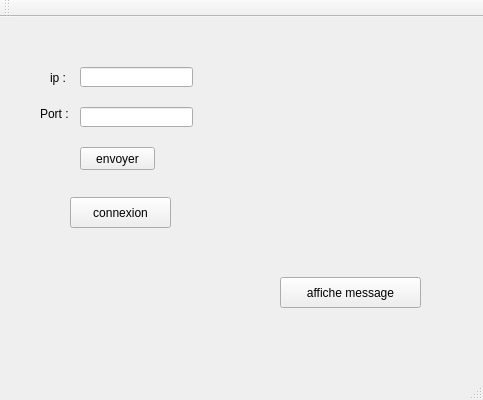
<?xml version="1.0" encoding="UTF-8"?>
<ui version="4.0">
 <class>QtWidgetsApplication1Class</class>
 <widget class="QMainWindow" name="QtWidgetsApplication1Class">
  <property name="geometry">
   <rect>
    <x>0</x>
    <y>0</y>
    <width>483</width>
    <height>400</height>
   </rect>
  </property>
  <property name="windowTitle">
   <string>QtWidgetsApplication1</string>
  </property>
  <widget class="QWidget" name="centralWidget">
   <widget class="QPushButton" name="pushButton">
    <property name="geometry">
     <rect>
      <x>280</x>
      <y>260</y>
      <width>141</width>
      <height>31</height>
     </rect>
    </property>
    <property name="text">
     <string>affiche message</string>
    </property>
   </widget>
   <widget class="QLabel" name="label">
    <property name="geometry">
     <rect>
      <x>210</x>
      <y>20</y>
      <width>361</width>
      <height>111</height>
     </rect>
    </property>
    <property name="text">
     <string/>
    </property>
   </widget>
   <widget class="QPushButton" name="connexion">
    <property name="geometry">
     <rect>
      <x>70</x>
      <y>180</y>
      <width>101</width>
      <height>31</height>
     </rect>
    </property>
    <property name="text">
     <string>connexion</string>
    </property>
   </widget>
   <widget class="QLineEdit" name="IPlineEdit">
    <property name="geometry">
     <rect>
      <x>80</x>
      <y>50</y>
      <width>113</width>
      <height>20</height>
     </rect>
    </property>
    <property name="focusPolicy">
     <enum>Qt::WheelFocus</enum>
    </property>
    <property name="styleSheet">
     <string notr="true"/>
    </property>
    <property name="inputMask">
     <string/>
    </property>
    <property name="text">
     <string/>
    </property>
    <property name="placeholderText">
     <string/>
    </property>
   </widget>
   <widget class="QLineEdit" name="portlineEdit">
    <property name="geometry">
     <rect>
      <x>80</x>
      <y>90</y>
      <width>113</width>
      <height>20</height>
     </rect>
    </property>
   </widget>
   <widget class="QLabel" name="label_2">
    <property name="geometry">
     <rect>
      <x>50</x>
      <y>40</y>
      <width>41</width>
      <height>41</height>
     </rect>
    </property>
    <property name="text">
     <string>ip :</string>
    </property>
   </widget>
   <widget class="QLabel" name="label_3">
    <property name="geometry">
     <rect>
      <x>40</x>
      <y>90</y>
      <width>47</width>
      <height>13</height>
     </rect>
    </property>
    <property name="text">
     <string>Port :</string>
    </property>
   </widget>
   <widget class="QLabel" name="deconnecte">
    <property name="geometry">
     <rect>
      <x>330</x>
      <y>120</y>
      <width>111</width>
      <height>51</height>
     </rect>
    </property>
    <property name="text">
     <string/>
    </property>
   </widget>
   <widget class="QPushButton" name="envoyer">
    <property name="geometry">
     <rect>
      <x>80</x>
      <y>130</y>
      <width>75</width>
      <height>23</height>
     </rect>
    </property>
    <property name="text">
     <string>envoyer</string>
    </property>
   </widget>
  </widget>
  <widget class="QMenuBar" name="menuBar">
   <property name="geometry">
    <rect>
     <x>0</x>
     <y>0</y>
     <width>483</width>
     <height>21</height>
    </rect>
   </property>
  </widget>
  <widget class="QToolBar" name="mainToolBar">
   <attribute name="toolBarArea">
    <enum>TopToolBarArea</enum>
   </attribute>
   <attribute name="toolBarBreak">
    <bool>false</bool>
   </attribute>
  </widget>
  <widget class="QStatusBar" name="statusBar"/>
 </widget>
 <layoutdefault spacing="6" margin="11"/>
 <resources>
  <include location="QtWidgetsApplication1.qrc"/>
 </resources>
 <connections>
  <connection>
   <sender>connexion</sender>
   <signal>clicked()</signal>
   <receiver>QtWidgetsApplication1Class</receiver>
   <slot>onDisplayMessageButtonClicked()</slot>
   <hints>
    <hint type="sourcelabel">
     <x>120</x>
     <y>228</y>
    </hint>
    <hint type="destinationlabel">
     <x>299</x>
     <y>199</y>
    </hint>
   </hints>
  </connection>
  <connection>
   <sender>envoyer</sender>
   <signal>clicked()</signal>
   <receiver>QtWidgetsApplication1Class</receiver>
   <slot>onSendMessageButtonClicked()</slot>
   <hints>
    <hint type="sourcelabel">
     <x>117</x>
     <y>174</y>
    </hint>
    <hint type="destinationlabel">
     <x>241</x>
     <y>199</y>
    </hint>
   </hints>
  </connection>
 </connections>
 <slots>
  <slot>onDisplayMessageButtonClicked()</slot>
  <slot>onSendMessageButtonClicked()</slot>
 </slots>
</ui>
